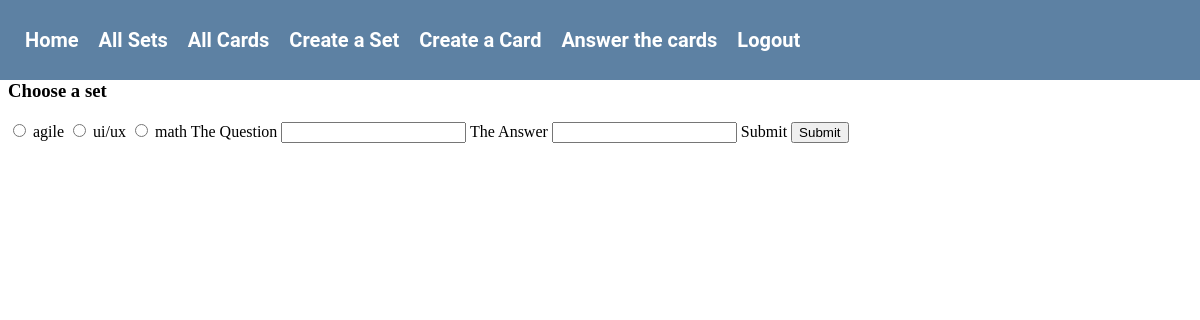
Page /cards/ (signed in) on the committed database.
### models.py (models this page shows)
class Flashcard_set(db.Model):
    set_id=mapped_column(Integer, primary_key=True, autoincrement=True)
    name = mapped_column(String(200), nullable=False)
    customer_id = mapped_column(Integer, ForeignKey(Customer.id), nullable=False)
    description = mapped_column(String(200), nullable=True)
    customer = relationship("Customer", back_populates="set")
    card = relationship("Flashcard", back_populates="set", cascade="all, delete-orphan")

### routes/api_cards.py (the view)
@api_cards_bp.route('/', methods=["GET"])
@login_required
def make_card_screen():
    user_set_ids = db.session.query(Flashcard_set.set_id).filter_by(customer_id=current_user.id).all()
    user_set_ids = [set_id for (set_id,) in user_set_ids]
    user_sets = db.session.query(Flashcard_set).filter(Flashcard_set.set_id.in_(user_set_ids)).all()
    return render_template("create_card.html", sets=user_sets)

### app.py (called while the page is built)
@login_manager.user_loader
def load_user(user_id):
    return Customer.query.get(int(user_id))

### templates/create_card.html
{% extends "base.html" %}
{% block content %}
<form method="POST">
    <h1>Create a New Card</h1>
    <h3>Choose a set</h3>
    {% for set in sets%}
    <input type="radio" id="{{ set.set_id }}" name="card_set" value="{{ set.set_id }}" required>
    <label for="{{ set.set_id }}">{{ set.name }}</label>
    {% endfor %}
    <label for="card_question">The Question</label>
    <input type="text" id="card_question" name="card_question" required>
    <label for="card_answer">The Answer</label>
    <input type="text" id="card_answer" name="card_answer" required>
    <label for="submit_card">Submit</label>
    <input type="submit" id="submit_card" name="submit_card" required>
</form>
{% endblock %}

### rows in the picture
Flashcard_set: name "agile"
Flashcard_set: name "ui/ux"
Flashcard_set: name "math"
